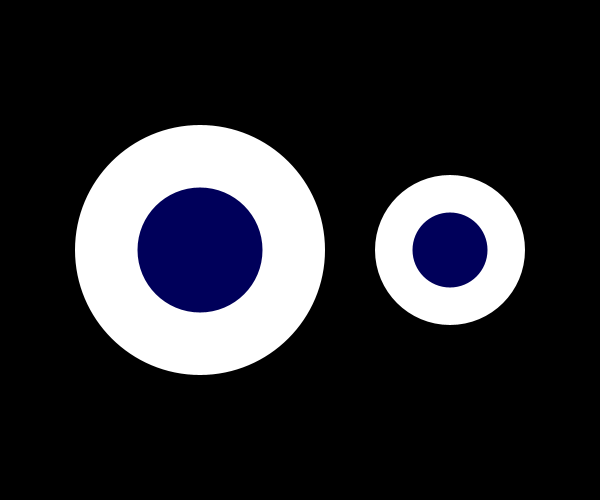
Frame 1 (no input)
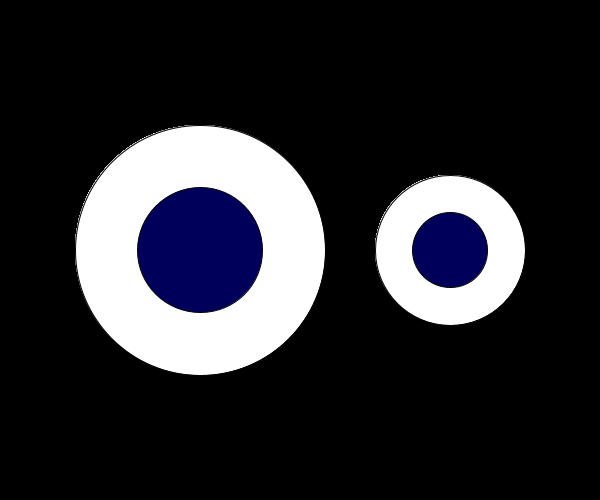
Frame 60 (the mouse pressed at the canvas centre just before this capture)
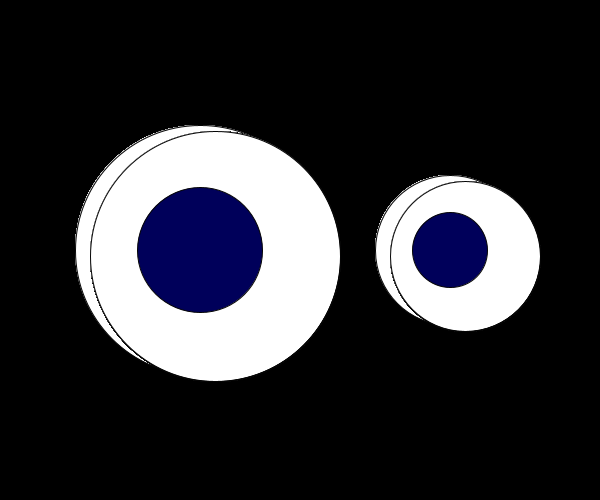
Frame 120 (the mouse held since frame 60 and released just before this capture)

The Processing sketch that drew these frames (run headless with seeded random() and noise(); from frame 60 on, the mouse is pressed at the canvas centre):

// Processing sketch: processing_95878
// ── processing_95878.pde

void setup(){
size(600,500);
background(0);
rectMode(CORNERS);
smooth();
noStroke();

}

void draw(){
    //eye,left,right
fill(255);
ellipse((mouseX/20)+200,(mouseY/40)+250,250,250);
ellipse((mouseX/20)+450,(mouseY/40)+250,150,150);
 //pupil,left,right 
  fill(0,0,90);
ellipse(200,250,125,125);
ellipse(450,250,75,75);

//dark circlr
fill(255);
stroke(5);

}

void mousePressed(){
noFill();
stroke(255);
//tears
ellipse(520,340,50,50);
//mouth
rect(300,300,450,450);
}
